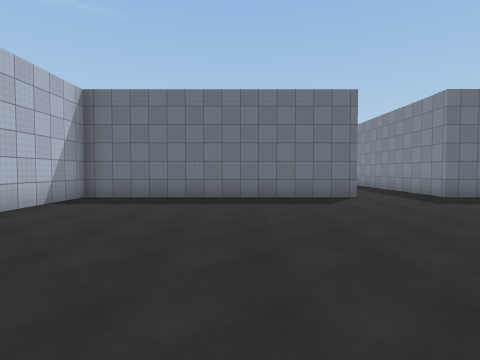
view 1 (above)

24 first-person views from a walk through a 3-D level made in the Unity game engine. The camera is 1.5 m above the floor, tilts 2° down and sees 80° across. Doors are open. The floor is counted in squares, 2 m on a side. Each view is taken from the middle of a square. On the plan, view 1 faces up. The plan holds only what a view shows up to about 10 squares ahead; the rest is blank. The place goes on beyond the plan. The player character is not drawn. Surface patterns are stand-ins for the level's own textures.

view 2
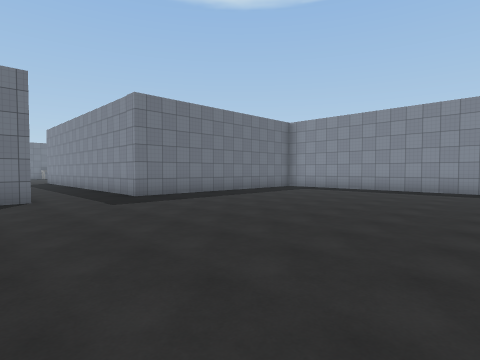

view 3
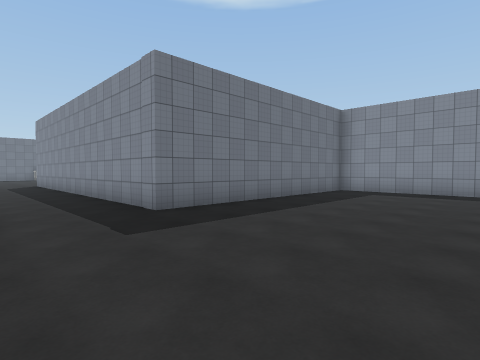

view 4
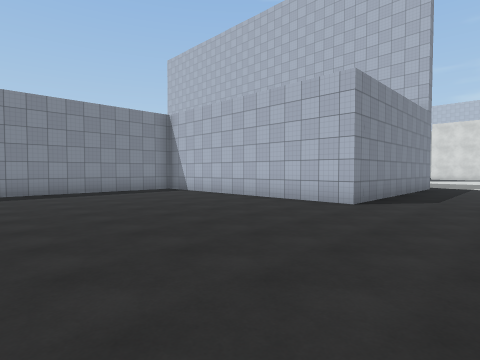

view 5
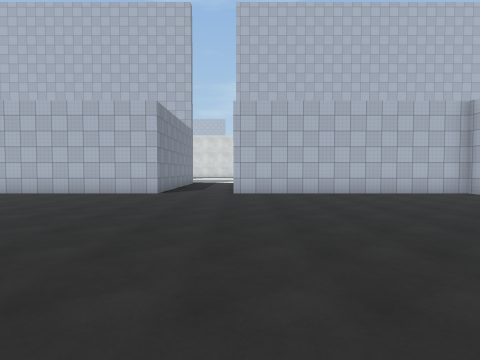

view 6
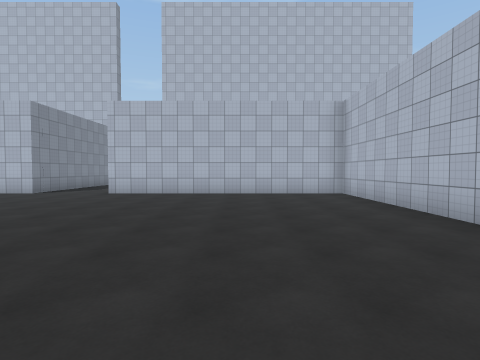

view 7
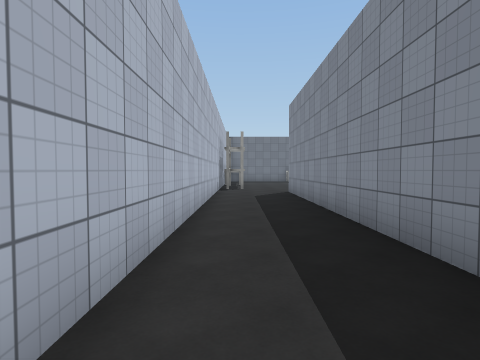

view 8
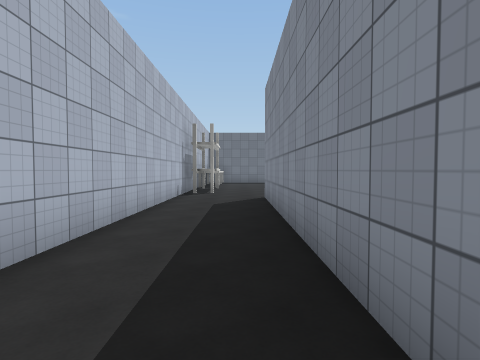

view 9
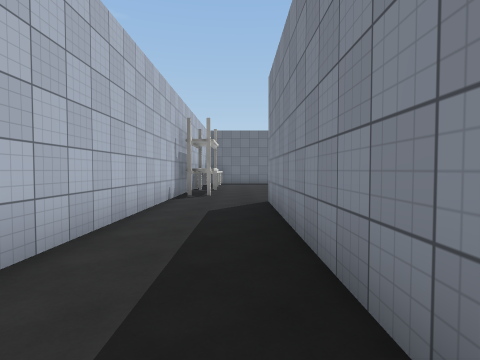

view 10
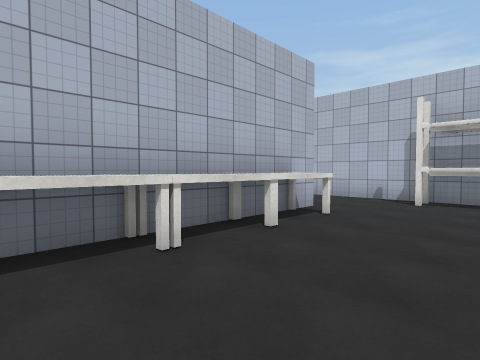

view 11
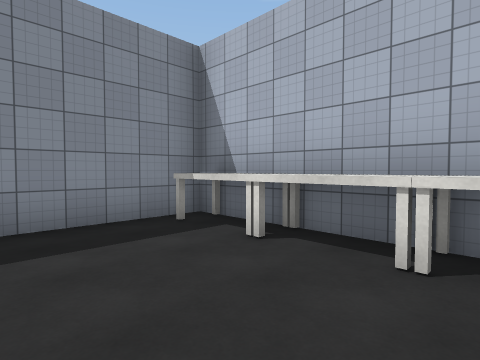

view 12
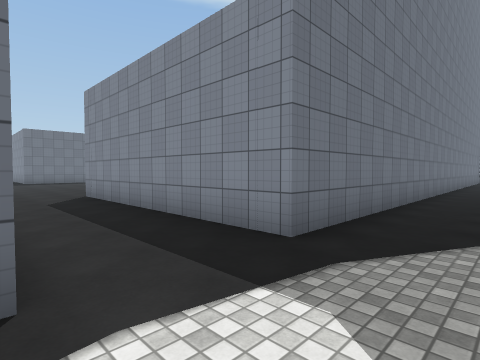

view 13
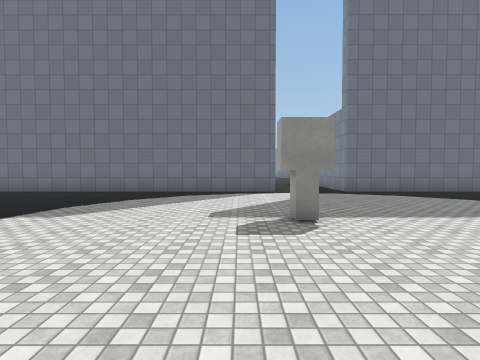

view 14
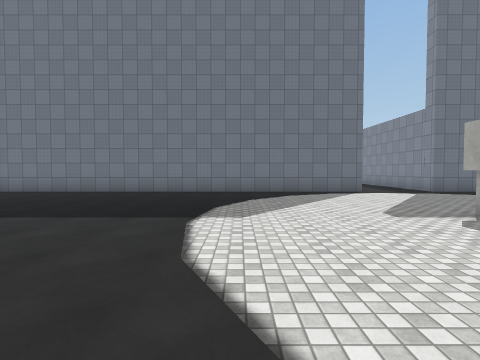

view 15
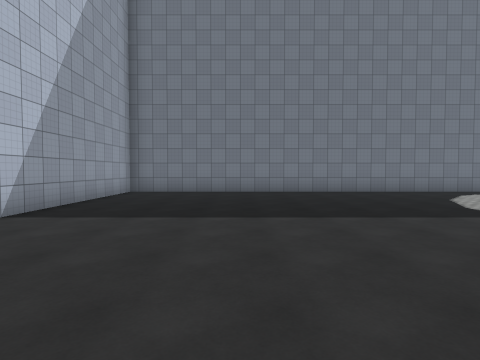

view 16
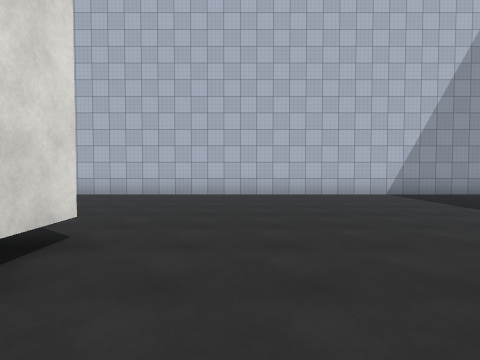

view 17
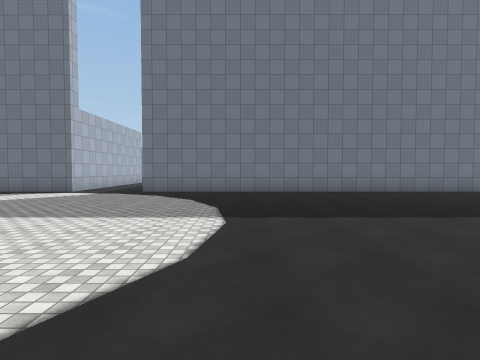

view 18
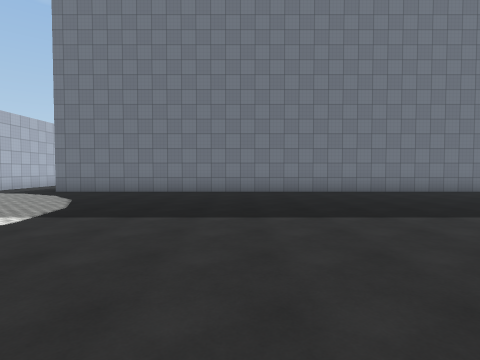

view 19
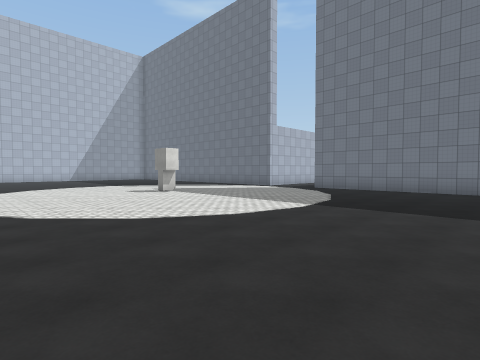

view 20
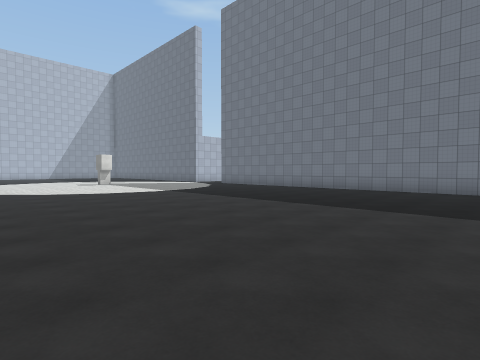

view 21
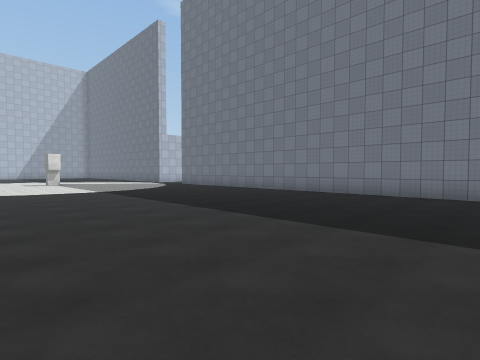

view 22
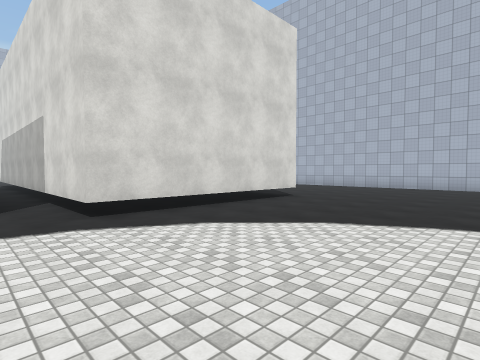

view 23
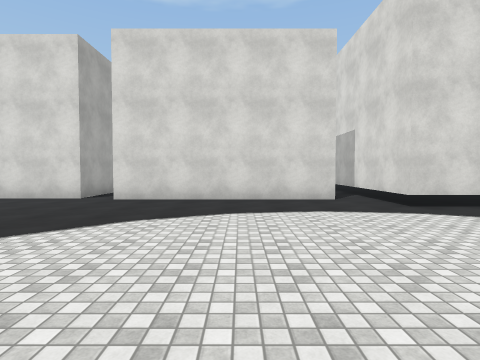

view 24
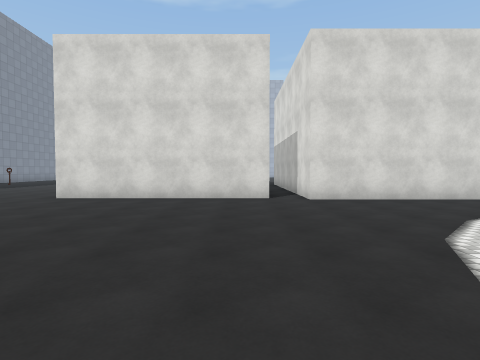

### Floor plan
Points are (right, up) in squares from view 1. A wall is a line through its corners. A room is listed if a view was taken in it or the views show most of it. See-through windows are left out.
Room 1 (views 1, 2, 3, 4, 5, 6, 7, 8, 9)
walls: (3.2, 7.9) (-4.3, 7.9) (-4.3, 5); (5.7, -2.1) (11, -2.1); (-4.3, 3.1) (-4.3, -2.1) (3.2, -2.1); (12.4, 7.9) (5.7, 7.9) (5.7, 18.9); (13.2, 0) (13.2, 7); (3.2, 20.4) (3.2, 9.9)
ways out: opening at (4.5, 19.5) to room 2; opening at (4.5, -1) to room 3
Room 2 (views 10, 11)
walls: (10.4, 18.9) (13.2, 18.9) (13.2, 21.8); (5.7, 18.9) (8.6, 18.9); (3.2, 21.9) (3.2, 20.4)
ways out: opening at (4.5, 19.5) to room 1
objects: other object (4, 21) to (4, 22); other object (7, 19); other object (9, 19); other object (10, 19); other object (12, 19)
Room 3 (views 12, 13, 14, 15, 16, 17, 18, 19, 20, 21, 22, 23, 24)
walls: (2.5, -22.3) (8.2, -22.3) (8.2, -25); (3.2, -9.2) (-9.8, -9.2) (-9.8, -24.1); (9.2, -24.6) (9.2, -22.6) (14.9, -22.6); (-4.1, -20.8) (1.6, -20.8) (1.6, -27.5); (19.5, -9.2) (5.7, -9.2) (5.7, -2.1)
ways out: opening at (4.5, -1) to room 1
objects: block (3, -15)

Where each view was taken, in squares from view 1:
view 1: 0 up, 0 right, facing up
view 2: 0 up, 2 right, facing up-right
view 3: 3 up, 3 right, facing up-right
view 4: 4 up, 3 right, facing down-right
view 5: 7 up, 3 right, facing down
view 6: 7 up, 1 left, facing down
view 7: 9 up, 4 right, facing up
view 8: 11 up, 5 right, facing up
view 9: 12 up, 5 right, facing up
view 10: 22 up, 11 right, facing down-left
view 11: 22 up, 9 right, facing down-right
view 12: 11 down, 3 right, facing up-right
view 13: 19 down, 2 right, facing up
view 14: 19 down, 1 left, facing up
view 15: 19 down, 6 left, facing up
view 16: 19 down, 1 left, facing left
view 17: 19 down, 9 right, facing up
view 18: 19 down, 12 right, facing up
view 19: 20 down, 12 right, facing up-left
view 20: 20 down, 18 right, facing up-left
view 21: 18 down, 19 right, facing up-left
view 22: 16 down, 3 right, facing down-left
view 23: 15 down, 5 right, facing down
view 24: 15 down, 10 right, facing down
